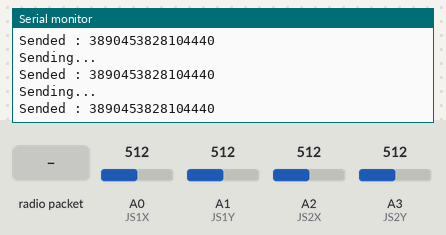
Bench run of a sketch on a simulated Arduino Uno, built with avr-gcc and run on an emulated ATmega328P. Parts: the last lines printed to the serial monitor. The test bench sets the inputs (shaded band); at power-on: A0 (JS1X) = 512, A1 (JS1Y) = 512, A2 (JS2X) = 512, A3 (JS2Y) = 512. No radio packets arrive unless stated.

Above: at 1.2 s.
1.3 s: radio packet "1" arrives
2.8 s: A0 (JS1X) set to 716
At 3.3 s:
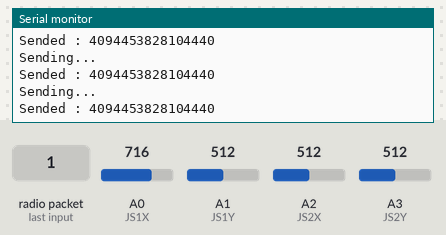
4.3 s: A1 (JS1Y) set to 716
At 4.8 s:
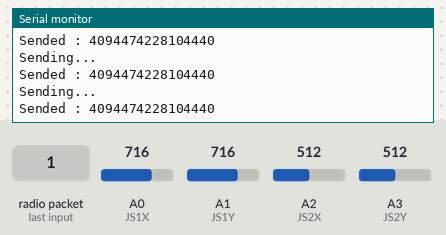
5.8 s: A2 (JS2X) set to 716
At 6.7 s:
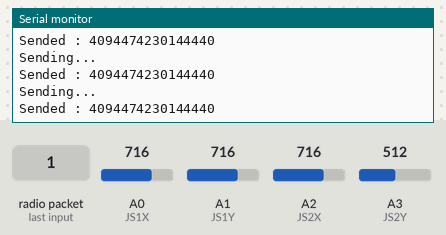
7.3 s: radio packet "0" arrives
10.3 s: A3 (JS2Y) set to 716
At 11.1 s:
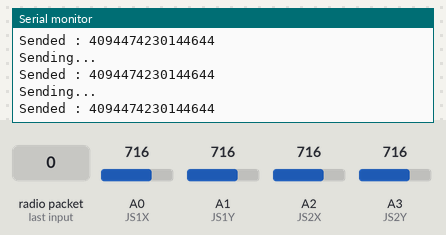

Measured:
- after the input at 2.8 s, the serial monitor: prints a new line after 0.07 s (image 1)
- after the input at 4.3 s, the serial monitor: prints a new line after 0.07 s (image 2)
- after the input at 5.8 s, the serial monitor: prints a new line after 0.07 s (image 3)
- after the input at 10.3 s, the serial monitor: prints a new line after 0.09 s (image 4)

The sketch:

kumanda.ino
```cpp
//Libraries
#include <SPI.h>
#include <nRF24L01.h>
#include <RF24.h>

//Define pins & variables etc.
#define JS1X      A0
#define JS1Y      A1
#define JS2X      A2
#define JS2Y      A3

int j1x, j1y, j2x, j2y;

RF24 rf(9, 8); //CE, CSN pins

const byte addresses[2][6] = {"00249", "00367"}; //Master & Slave addresses

void setup() {
  //Start serial communication
  Serial.begin(9600);
  Serial.println("setup\nKUMANDA");

  //Define pinModes
  pinMode(JS1X, INPUT);
  pinMode(JS1Y, INPUT);
  pinMode(JS2X, INPUT);
  pinMode(JS2Y, INPUT);

  //Open pipe for both side communication
  rf.begin();
  rf.openWritingPipe(addresses[1]);
  rf.openReadingPipe(1, addresses[0]);

  rf.setPALevel(RF24_PA_MIN);
}

void loop() {
  //Read analog(Joystick) inputs
  j1x = analogRead(JS1X) + 3378;
  j1y = analogRead(JS1Y) + 4026;
  j2x = analogRead(JS2X) + 2298;
  j2y = analogRead(JS2Y) + 3928;

  //Combine all inputs and make a single message
  String message = (String)j1x + j1y + j2x + j2y;

  sendMessage(message);
  getMessage();
  Serial.println("Sending...");
}

void sendMessage(String mess) {
  char charBuffer[17];

  //Make the rf a transmitter
  rf.stopListening();

  //Send message
  mess.toCharArray(charBuffer, 17);
  rf.write(&charBuffer, sizeof(charBuffer));
  Serial.println("Sended : " + mess);
  delay(5);
}

//GPS KOMUTUNA GÖRE AŞAĞIYI DÜZENLE!

void getMessage() {
  //Make the rf a reciever
  rf.startListening();

  //If rf get message read it
  if(rf.available()) {
    char input[17] = {0};
    rf.read(&input, sizeof(input));

    Serial.println("Message : \n" + (String)input);
  }
  delay(5);
}
```
